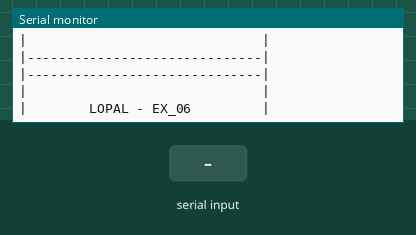
A sketch run on a simulated Arduino Uno, built with avr-gcc and run on an emulated ATmega328P. On the bench: the last lines printed to the serial monitor. The inputs (shaded band) are chosen by the test bench.

Above: at 1.2 s.
1.3 s: "90,45\n" received over Serial
At 1.55 s:
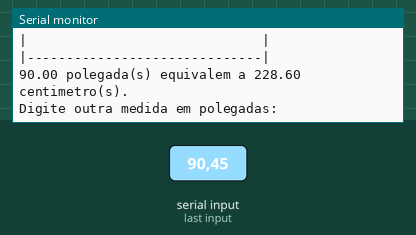
3.0 s: "30,150\n" received over Serial
6.0 s: "5\n" received over Serial
At 6.3 s:
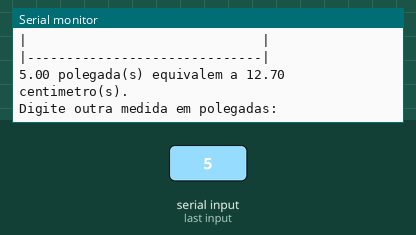
9.0 s: "90\n" received over Serial
At 10.43 s:
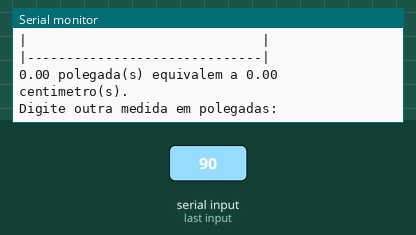
12.0 s: "90,45\n" received over Serial
At 12.42 s:
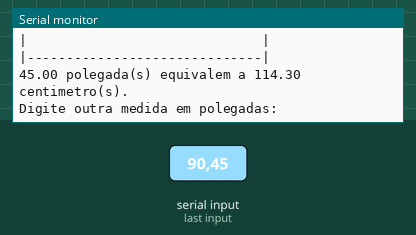
15.0 s: "30,150\n" received over Serial
At 15.16 s:
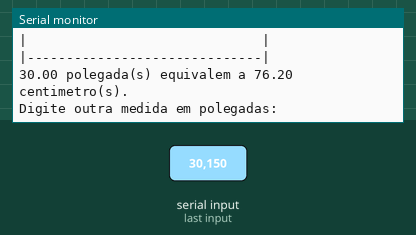
Timing chart, 0 to 18.0 s (numbered marks = the images above; inputs shaded):
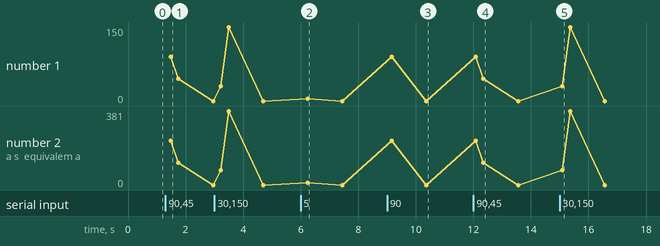

Measured:
- after the input at 1.3 s, the serial monitor: prints a new line after 0.18 s (image 1)
- after the input at 6.0 s, the serial monitor: prints a new line after 0.24 s (image 2)
- after the input at 9.0 s, the serial monitor: prints a new line after 0.16 s (image 3)
- after the input at 12.0 s, the serial monitor: prints a new line after 0.35 s (image 4)
- after the input at 15.0 s, the serial monitor: prints a new line after 0.09 s (image 5)

The sketch:

6_vari_vel_transformar_polegadas_em_centimetros1__1_.ino
```cpp
void setup() {
  Serial.begin(9600);  // Inicia a comunicação serial
  while (!Serial);     // Aguarda a inicialização da serial (necessário para alguns Arduinos)

  Serial.println("Digite a medida em polegadas:");
}

void loop() {


   //Cabeçalho
  Serial.println("|------------------------------|");//primeira linha
  Serial.println("|                              |");//segunda linha
  Serial.println("|        LOPAL - EX_06         |");//terceira linha
  Serial.println("|                              |");//quarta linha
  Serial.println("|------------------------------|");//ultima linha


  Serial.println();//pula uma linha
  Serial.println();//pula uma linha


  // Verifica se há dados disponíveis na serial
  if (Serial.available() > 0) {
    float polegadas = Serial.parseFloat();         // Lê o número digitado
    float centimetros = polegadas * 2.54;          // Converte para cm

    Serial.print(polegadas);
    Serial.print(" polegada(s) equivalem a ");
    Serial.print(centimetros);
    Serial.println(" centimetro(s).");

    Serial.println("Digite outra medida em polegadas:");
  }
}
```
